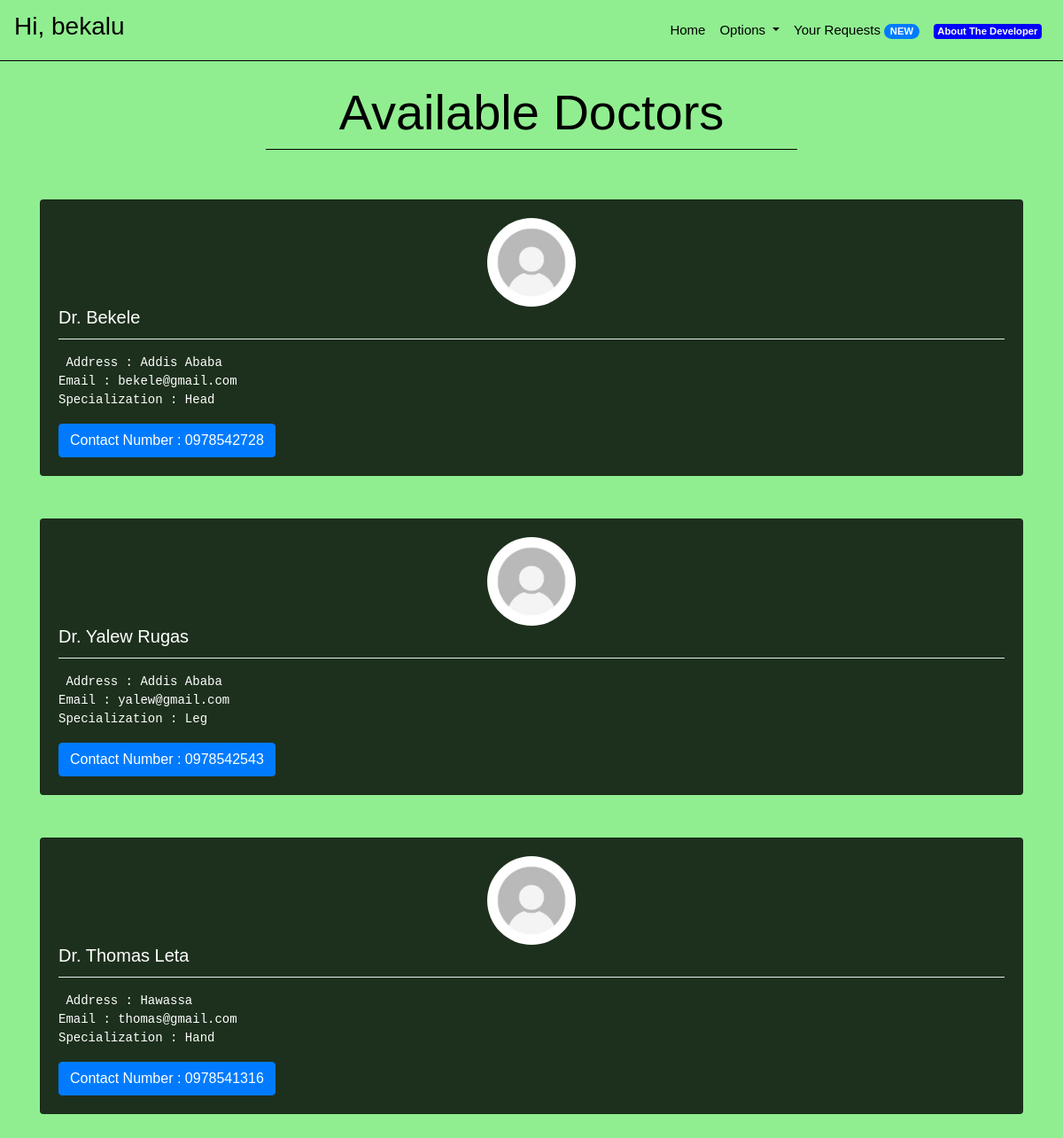
Page /contact (signed in) on the committed database.
### core/models.py (models this page shows, shortened)
class Doctor(models.Model):
    name = models.CharField(max_length = 30)
    address = models.CharField(max_length = 100)
    contactNumber = models.CharField(unique = True, max_length = 10)
    email = models.EmailField(unique = True, max_length = 255)
    specialization = models.CharField(max_length = 100)
    passwordHash = models.CharField(max_length = 64)
    emailHash = models.CharField(max_length = 64)
    image = models.ImageField(upload_to='profile_images/', default='profile_images/default.jpg')

### core/views.py (the view)
# urls.py: path('contact', views.contact, name = "contact"),
def contact(request):
    context = {
        "doctors" : Doctor.objects.all(),
        "message":"Please Login First."
    }
    if request.session.get('isLoggedIn', False):
        response = render(request,"core/doctors.html",context)
        return responseHeadersModifier(response)
    else:
        response = render(request, "core/doctors.html", context)
        return responseHeadersModifier(response)

### core/views.py (called while the page is built)
def responseHeadersModifier(response):
    response["Cache-Control"] = "no-cache, no-store, must-revalidate"
    response["Pragma"] = "no-cache"
    response["Expires"] = "0"
    return response

### core/templates/core/doctors.html (shortened to what this page needs)
{% extends "core/base.html" %}
{% block bodytag %}
{% load static %}
<body background="{% static 'core/images/back.png' %}" style="background-size: auto auto;">
    {% endblock %}
    {% block body %}
    <br>
    <h1 style="text-align:center;color:black;" class="display-4">
        Available Doctors
    </h1>
    <li class="dropdown-divider" style="margin-left:25%;margin-right:25%;border-color:black"></li>
    <br>
    <br>
    {% if request.session.isLoggedIn %}
    {% for doctor in doctors %}
    <div class="row container" style="margin: 0 auto;">
        <div class="col-sm-12">
            <div class="card" style="background:rgba(0,0,0,0.8);color:white;">
                <div class="card-body">
                    <img class="doctor-image" src="{{ doctor.image.url }}" alt="Doctor Image">
                    <h5 class="card-title">Dr. {{ doctor.name }}</h5>
                    <li class="dropdown-divider"></li>
                    <p class="card-text">
                    <pre style="color:white"> Address : {{ doctor.address }}<br>Email : {{ doctor.email }}<br>Specialization : {{ doctor.specialization }} </pre>
                    </p>
                    <a href="#" class="btn btn-primary">Contact Number : {{ doctor.contactNumber }}</a>
                </div>
            </div>
        </div>
    </div>
    <br>
    <br>
    {% empty %}
    <h1 style="text-align:center;color:white">
        Sorry! No doctors available right now. Please try again later!
    </h1>
    {% endfor %}
    {% else %}
    {% if message %}
    <div style="text-align:center;margin:0 auto;" class="alert alert-warning" role="alert">
        {{ message }}
    </div>
    {% endif %}
    {% endif %}
    {% endblock %}

### core/static/core/css/style.css (style rules this page uses)
body { font-family: 'Nunito', sans-serif; color: #000000; background-color: #fefefe; overflow-x: hidden; }
@media (min-width: 1200px) { .container { max-width: 1170px; } }
.patient-image, .doctor-image { width: 100px; height: 100px; border-radius: 50%; object-fit: cover; display: block; margin: 0 auto; }

### core/static/core/css/aboutstyle.css (style rules this page uses)
* { margin: 0; padding: 0; border: 0; outline: none; }
p { font-size: 15px; line-height: 1.6; font-weight: 500; }
a { font-family: 'Quicksand', sans-serif; font-size: 15px; color: #555555; }
img { max-width: 100%; height: auto; }

### rows in the picture
Doctor: image (placeholder picture), name "Bekele", address "Addis Ababa", email "bekele@gmail.com", specialization "Head", contactNumber "0978542728"
Doctor: image (placeholder picture), name "Yalew Rugas", address "Addis Ababa", email "yalew@gmail.com", specialization "Leg", contactNumber "0978542543"
Doctor: image (placeholder picture), name "Thomas Leta", address "Hawassa", email "thomas@gmail.com", specialization "Hand", contactNumber "0978541316"

### other values in the picture
{{ request.session.Name }} "bekalu"
